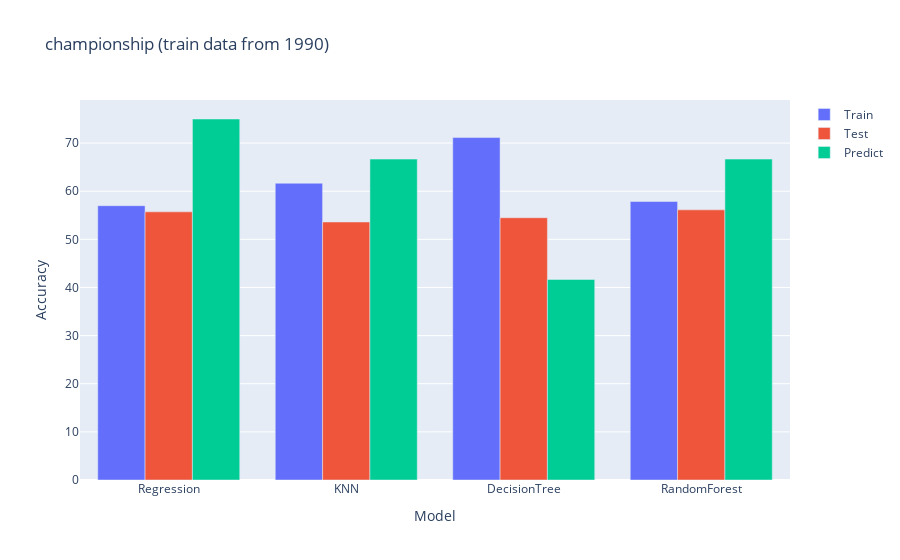
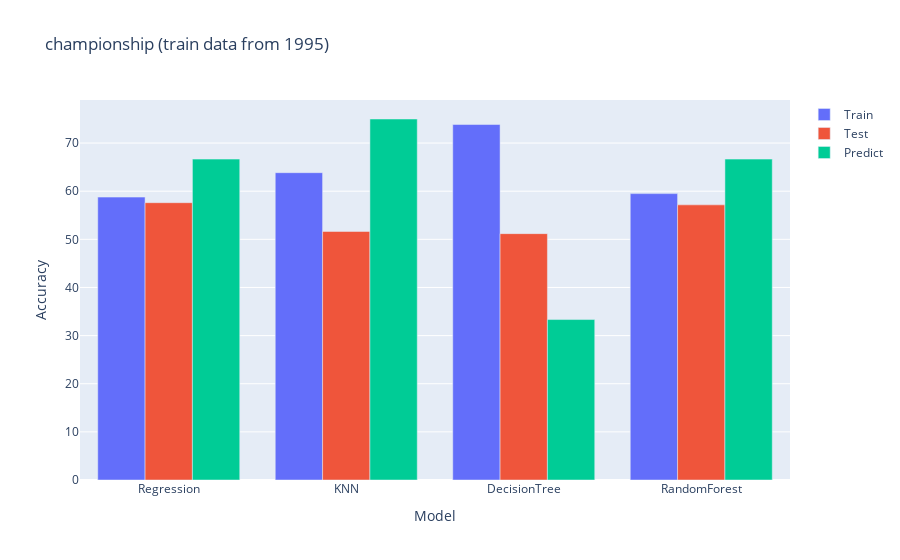

Notebook cell for these charts, in order:
### Code cell
data = statistic_pd[ (statistic_pd["League"]=="championship") & (statistic_pd["From"]==1990) ]
fig1 = go.Figure(data=[
    go.Bar(name='Train', x=models, y=data.TrainScore.values*100),
    go.Bar(name='Test', x=models, y=data.TestScore.values*100),
    go.Bar(name='Predict', x=models, y=data.PredictScore.values*100),
])
# Change the bar mode
fig1.update_layout(barmode='group', title="championship (train data from 1990)", xaxis=dict(
        title="Model"
    ),
    yaxis=dict(
        title="Accuracy"
    ))
fig1.show()
# pio.write_image(fig, "./reports/yourfile.png")

data = statistic_pd[ (statistic_pd["League"]=="championship") & (statistic_pd["From"]==1995) ]
fig2 = go.Figure(data=[
    go.Bar(name='Train', x=models, y=data.TrainScore.values*100),
    go.Bar(name='Test', x=models, y=data.TestScore.values*100),
    go.Bar(name='Predict', x=models, y=data.PredictScore.values*100),
])
# Change the bar mode
fig2.update_layout(barmode='group', title="championship (train data from 1995)", xaxis=dict(
        title="Model"
    ),
    yaxis=dict(
        title="Accuracy"
    ))
fig2.show()

### Figure 1 — Plotly figure (JSON) as saved in the notebook; plotly's stock layout.template omitted (floating-point values rounded to 4 significant figures)
{"data": [{"name": "Train", "type": "bar", "x": ["Regression", "KNN", "DecisionTree", "RandomForest"], "y": [56.99, 61.66, 71.14, 57.86]}, {"name": "Test", "type": "bar", "x": ["Regression", "KNN", "DecisionTree", "RandomForest"], "y": [55.71, 53.61, 54.49, 56.12]}, {"name": "Predict", "type": "bar", "x": ["Regression", "KNN", "DecisionTree", "RandomForest"], "y": [75, 66.67, 41.67, 66.67]}], "layout": {"barmode": "group", "title": {"text": "championship (train data from 1990)"}, "xaxis": {"title": {"text": "Model"}}, "yaxis": {"title": {"text": "Accuracy"}}}}

### Figure 2 — Plotly figure (JSON) as saved in the notebook; plotly's stock layout.template omitted (floating-point values rounded to 4 significant figures)
{"data": [{"name": "Train", "type": "bar", "x": ["Regression", "KNN", "DecisionTree", "RandomForest"], "y": [58.77, 63.85, 73.85, 59.5]}, {"name": "Test", "type": "bar", "x": ["Regression", "KNN", "DecisionTree", "RandomForest"], "y": [57.61, 51.63, 51.18, 57.16]}, {"name": "Predict", "type": "bar", "x": ["Regression", "KNN", "DecisionTree", "RandomForest"], "y": [66.67, 75, 33.33, 66.67]}], "layout": {"barmode": "group", "title": {"text": "championship (train data from 1995)"}, "xaxis": {"title": {"text": "Model"}}, "yaxis": {"title": {"text": "Accuracy"}}}}
